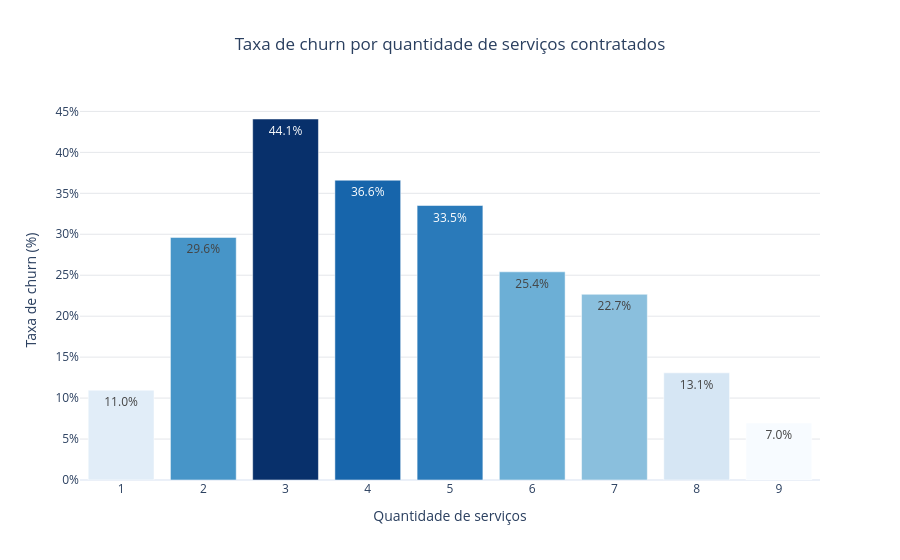

The code cell stored with this chart in its notebook:
### Markdown cell above
### Pergunta 5 — A quantidade de serviços contratados está associada ao churn?

O gráfico original mostrava a participação de clientes cancelados com um ou mais serviços, mas não comparava com os clientes que permaneceram. Nesta versão, a taxa é calculada para cada quantidade de serviços na carteira inteira.

### Code cell
gold_churn_qtd_servicos = (
    df_gold.groupby("QuantidadeServicos", observed=True)
    .agg(Clientes=("id_cliente", "size"), Cancelamentos=("CancelamentoBinario", "sum"))
    .reset_index()
)
gold_churn_qtd_servicos["TaxaChurnPct"] = gold_churn_qtd_servicos["Cancelamentos"] / gold_churn_qtd_servicos["Clientes"] * 100
display(gold_churn_qtd_servicos)

fig = px.bar(
    gold_churn_qtd_servicos, x="QuantidadeServicos", y="TaxaChurnPct",
    text=gold_churn_qtd_servicos["TaxaChurnPct"].map(lambda x: f"{x:.1f}%"),
    custom_data=["Clientes", "Cancelamentos"], color="TaxaChurnPct", color_continuous_scale="Blues",
    title="Taxa de churn por quantidade de serviços contratados",
    labels={"QuantidadeServicos": "Quantidade de serviços", "TaxaChurnPct": "Taxa de churn (%)"},
    template="plotly_white"
)
fig.update_traces(hovertemplate="Serviços: %{x}<br>Taxa de churn: %{y:.1f}%<br>Clientes: %{customdata[0]:,}<br>Cancelamentos: %{customdata[1]:,}<extra></extra>")
fig.update_layout(title_x=0.5, coloraxis_showscale=False, yaxis=dict(ticksuffix="%", gridcolor="#E5E7EB"))
fig.show()

### Figure 1 — Plotly figure (JSON) as saved in the notebook; plotly's stock layout.template omitted (floating-point values rounded to 4 significant figures)
{"data": [{"customdata": [[1021, 112], [682, 202], [692, 305], [765, 280], [737, 247], [720, 183], [538, 122], [321, 42], [158, 11]], "hovertemplate": "Serviços: %{x}<br>Taxa de churn: %{y:.1f}%<br>Clientes: %{customdata[0]:,}<br>Cancelamentos: %{customdata[1]:,}<extra></extra>", "legendgroup": "", "marker": {"color": [10.97, 29.62, 44.08, 36.6, 33.51, 25.42, 22.68, 13.08, 6.962], "coloraxis": "coloraxis", "pattern": {"shape": ""}}, "name": "", "orientation": "v", "showlegend": false, "text": ["11.0%", "29.6%", "44.1%", "36.6%", "33.5%", "25.4%", "22.7%", "13.1%", "7.0%"], "textposition": "auto", "type": "bar", "x": [1, 2, 3, 4, 5, 6, 7, 8, 9], "xaxis": "x", "y": [10.97, 29.62, 44.08, 36.6, 33.51, 25.42, 22.68, 13.08, 6.962], "yaxis": "y"}], "layout": {"barmode": "relative", "coloraxis": {"autocolorscale": false, "colorbar": {"title": {"text": "Taxa de churn (%)"}}, "colorscale": [[0, "rgb(247,251,255)"], [0.125, "rgb(222,235,247)"], [0.25, "rgb(198,219,239)"], [0.375, "rgb(158,202,225)"], [0.5, "rgb(107,174,214)"], [0.625, "rgb(66,146,198)"], [0.75, "rgb(33,113,181)"], [0.875, "rgb(8,81,156)"], [1, "rgb(8,48,107)"]], "showscale": false}, "legend": {"tracegroupgap": 0}, "title": {"text": "Taxa de churn por quantidade de serviços contratados", "x": 0.5}, "xaxis": {"anchor": "y", "domain": [0, 1], "title": {"text": "Quantidade de serviços"}}, "yaxis": {"anchor": "x", "domain": [0, 1], "gridcolor": "#E5E7EB", "ticksuffix": "%", "title": {"text": "Taxa de churn (%)"}}}}
